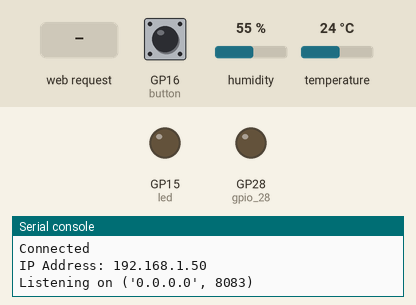
This program was run on a simulated Raspberry Pi Pico running MicroPython. On the bench: output pins drawn as LEDs (lit = HIGH), the last lines printed to the serial console. The test bench sets the inputs (shaded band); at power-on: GP16 (button) HIGH, humidity 55 %, temperature 24 °C. WiFi joins after 1.5 s; the clock reads 2024-03-15 10:24:30 at power-on unless the program sets it.

Above: at 3.2 s.
3.3 s: HTTP request GET /?led=on received
At 4.4 s:
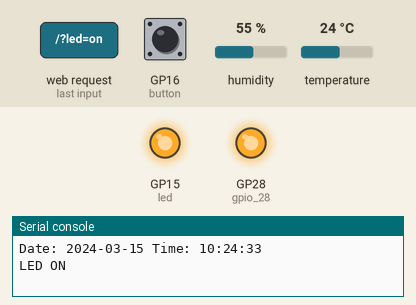
4.8 s: HTTP request GET /?led=off received
At 5.5 s:
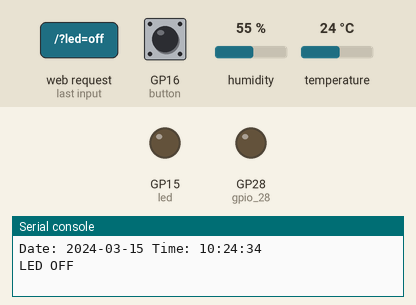
6.3 s: HTTP request GET / received
At 6.7 s:
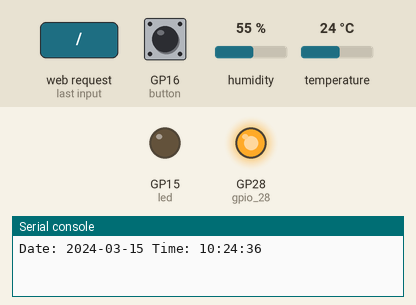
Timing chart, 0 to 9.3 s (numbered marks = the images above; inputs shaded):
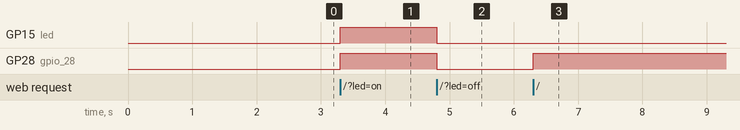

The program:

web_serveur_dht11.py
```python
# Simple HTTP Server Example
# Control an LED and read a Button using a web browser

import time
import network
import socket
import utime

from machine import Pin
from dht import DHT11, InvalidChecksum

# Initialize LED, Button, and Wi-Fi connection
led = Pin(15, Pin.OUT)
button = Pin(16, Pin.IN, Pin.PULL_UP)
ssid = 'linksysed'
password = 'tototiti'
wlan = network.WLAN(network.STA_IF)
wlan.active(True)
wlan.connect(ssid, password)

# HTML for the web control panel
html = """
<!DOCTYPE html>
<html>
<head>
    <meta name="viewport" content="width=device-width, initial-scale=1">
    <link rel="icon" href="data:,">
    <style>
        html { font-family: Helvetica; display: inline-block; margin: 0px auto; text-align: center;}
        .buttonGreen { background-color: #4CAF50; border: 2px solid #000000;; color: white; padding: 15px 32px; text-align: center; text-decoration: none; display: inline-block; font-size: 16px; margin: 4px 2px; cursor: pointer; }
        .buttonRed { background-color: #D11D53; border: 2px solid #000000;; color: white; padding: 15px 32px; text-align: center; text-decoration: none; display: inline-block; font-size: 16px; margin: 4px 2px; cursor: pointer; }
    </style>
</head>
<body>
    <center><h1>Control Panel</h1></center>
    <br><br>
    <form>
        <center>
        <button class="buttonGreen" name="led" value="on" type="submit">LED ON</button>
        <br><br>
        <button class="buttonRed" name="led" value="off" type="submit">LED OFF</button>
    </form>
    <br><br>
    <br><br>
    <p>%s<p>
</body>
</html>
"""

# Wait for connection or fail
max_wait = 10
while max_wait > 0:
    if wlan.status() < 0 or wlan.status() >= 3:
        break
    max_wait -= 1
    print('Waiting for connection...')
    time.sleep(1)

# Handle connection error
if wlan.status() != 3:
    raise RuntimeError('Network connection failed')
else:
    print('Connected')
    status = wlan.ifconfig()
    print('IP Address:', status[0])

# Open socket
addr = socket.getaddrinfo('0.0.0.0', 8083)[0][-1]
s = socket.socket()
s.bind(addr)
s.listen(1)
print('Listening on', addr)

# Initialize DHT11 sensor
pin = Pin(0, Pin.OUT, Pin.PULL_DOWN)
sensor = DHT11(pin)

# Initialize GPIO pin for the fan
gpio_28 = Pin(28, Pin.OUT)
gpio_28.value(0)  # Start with the fan off

while True:
    try:
        # Accept client connection
        cl, addr = s.accept()
        print('Client connected from', addr)

        # Receive request
        request = cl.recv(1024)
        print('Request:', request)
        request = str(request)
        led_on = request.find('led=on')
        led_off = request.find('led=off')

        # Get current time
        (year, month, day, hour, minute, second, millis, _tzinfo) = utime.localtime()
        print("Date: %d-%02d-%02d Time: %02d:%02d:%02d" % (year, month, day, hour, minute, second))

        # Get temperature and humidity readings
        try:
            temperature = "Temperature: {}".format(sensor.temperature)
            humidity = "Humidity: {}".format(sensor.humidity)
        except InvalidChecksum:
            print("Checksum from the sensor was invalid")

        # Control fan based on temperature
        try:
            temperature_value = float(temperature.split(":")[1].strip())
            if temperature_value > 23:
                gpio_28.value(1)  # Turn on the fan
            else:
                gpio_28.value(0)  # Turn off the fan
        except ValueError:
            print("Temperature value is invalid.")

        # Control LED based on request
        if led_on == 8:
            print("LED ON")
            led.value(1)
        elif led_off == 8:
            print("LED OFF")
            led.value(0)
            gpio_28.value(0)  # Turn off the fan when LED is turned off

        # Update LED state
        led_state = "LED is OFF" if led.value() == 0 else "LED is ON"

        # Check button state
        if button.value() == 1:
            button_state = "Button is NOT pressed"
        else:
            button_state = "Button is pressed"

        # Send response to client
        state_info = led_state + " and " + button_state + "<br>" + temperature + "<br>" + humidity
        response = html % state_info
        cl.send('HTTP/1.0 200 OK\r\nContent-type: text/html\r\n\r\n')
        cl.send(response)
        cl.close()

    except OSError as e:
        cl.close()
        time.sleep(1)  # Add a delay to allow the socket to release
        print('Connection closed')
```

Measured:
- after the input at 3.3 s, GP15 (led), GP28 (gpio_28): LOW → HIGH at once
- after the input at 4.8 s, GP15 (led), GP28 (gpio_28): HIGH → LOW at once
- after the input at 6.3 s, GP28 (gpio_28): LOW → HIGH at once
